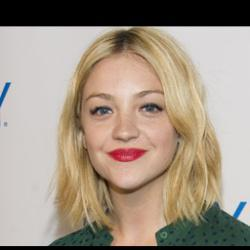
#> input picture 图像处理/图片增强/3.jpg, 250 x 250 px
$ python xianxing.py
#> lines starting #> are read from the running program, lines starting #| are printed output that depends on the picture; after the words box and inside, x2 and y2 are one past the last pixel; in counts of white or black regions, pixels touching at a corner belong together
import cv2
import numpy as np

img = cv2.imread('./3.jpg')
#> img is the input picture: shape (250, 250, 3); mean B, G, R 133, 148, 161.8
img = cv2.cvtColor(img,cv2.COLOR_BGR2GRAY)
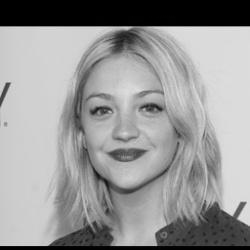
#> img: shape (250, 250); min 0, max 229, mean 150.4
# a = 8
# im = float(a) * img + 2
row ,col = img.shape
#> row = 250; col = 250
im = np.zeros([row, col], np.uint64)
for r in range(row) :
    for c in range(col) :
        if img[r][c] <50:
            im[r][c] = 0.5*img[r][c]
        elif img[r][c] >= 50 and img[r][c] < 150:
            im[r][c] = 3.6*img[r][c] - 310
        else:im[r][c] = 0.238*img[r][c]+194
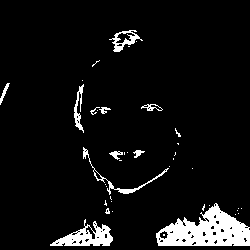
#> im: shape (250, 250) uint64; min 0, max 1.84e+19, mean 1.25e+18; drawn with min black and max white
im[im>255] = 255
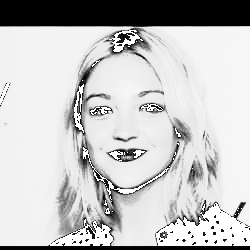
#> im: shape (250, 250) uint64; 6.8% of pixels changed, all inside (x1, y1, x2, y2) = (0, 30, 250, 246)
im = np.round(im)
im = im.astype(np.uint8)
cv2.imshow('im',im)
cv2.waitKey(0)
cv2.destroyAllWindows()

$ run again, with 图像处理/图片增强/1.jpg copied over 图像处理/图片增强/3.jpg
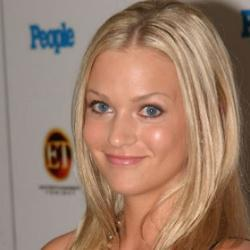
#> input picture 图像处理/图片增强/1.jpg, 250 x 250 px
#> img is the input picture: shape (250, 250, 3); mean B, G, R 106.9, 125.8, 157.1
#> img: shape (250, 250)
#> after the loop `for r in range(row) :`:
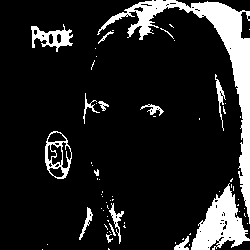
#> im: shape (250, 250) uint64; min 0, max 1.84e+19, mean 2.45e+18; drawn with min black and max white
#> `im[im>255] = 255`:
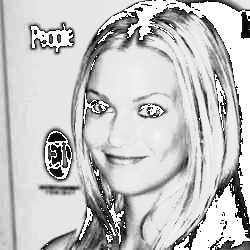
#> im: shape (250, 250) uint64; 13.28% of pixels changed, all inside (x1, y1, x2, y2) = (31, 0, 250, 250)

$ run again, with 图像处理/图片增强/2.jpg copied over 图像处理/图片增强/3.jpg
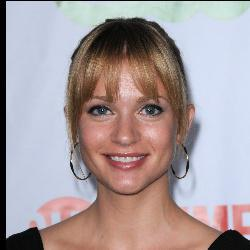
#> input picture 图像处理/图片增强/2.jpg, 250 x 250 px
#> img is the input picture: shape (250, 250, 3); mean B, G, R 158.3, 156, 168.5
#> img: shape (250, 250)
#> after the loop `for r in range(row) :`:
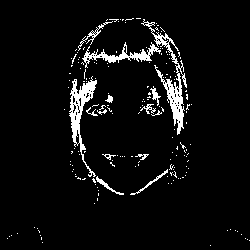
#> im: shape (250, 250) uint64; min 0, max 1.84e+19, mean 9.86e+17; drawn with min black and max white
#> `im[im>255] = 255`:
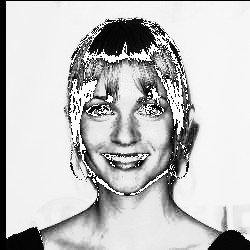
#> im: shape (250, 250) uint64; 5.34% of pixels changed, all inside (x1, y1, x2, y2) = (7, 18, 250, 246)
